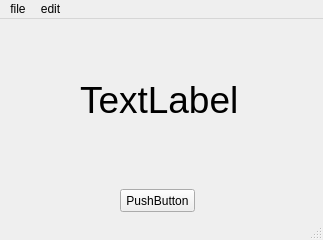
<?xml version="1.0" encoding="UTF-8"?>
<ui version="4.0">
 <class>MainWindow</class>
 <widget class="QMainWindow" name="MainWindow">
  <property name="geometry">
   <rect>
    <x>0</x>
    <y>0</y>
    <width>323</width>
    <height>240</height>
   </rect>
  </property>
  <property name="windowTitle">
   <string>MainWindow</string>
  </property>
  <widget class="QWidget" name="centralwidget">
   <widget class="QPushButton" name="Button1">
    <property name="geometry">
     <rect>
      <x>120</x>
      <y>170</y>
      <width>75</width>
      <height>23</height>
     </rect>
    </property>
    <property name="autoFillBackground">
     <bool>false</bool>
    </property>
    <property name="text">
     <string>PushButton</string>
    </property>
   </widget>
   <widget class="QLabel" name="label">
    <property name="geometry">
     <rect>
      <x>80</x>
      <y>50</y>
      <width>181</width>
      <height>61</height>
     </rect>
    </property>
    <property name="font">
     <font>
      <pointsize>28</pointsize>
     </font>
    </property>
    <property name="text">
     <string>TextLabel</string>
    </property>
   </widget>
  </widget>
  <widget class="QMenuBar" name="menubar">
   <property name="geometry">
    <rect>
     <x>0</x>
     <y>0</y>
     <width>323</width>
     <height>21</height>
    </rect>
   </property>
   <widget class="QMenu" name="menufile">
    <property name="title">
     <string>file</string>
    </property>
    <addaction name="actionNEW"/>
    <addaction name="actionOpen"/>
   </widget>
   <widget class="QMenu" name="menuedit">
    <property name="title">
     <string>edit</string>
    </property>
    <addaction name="actionCopy"/>
    <addaction name="actionPast"/>
   </widget>
   <addaction name="menufile"/>
   <addaction name="menuedit"/>
  </widget>
  <widget class="QStatusBar" name="statusbar"/>
  <action name="actionNEW">
   <property name="text">
    <string>NEW</string>
   </property>
   <property name="statusTip">
    <string>Create a new file</string>
   </property>
   <property name="shortcut">
    <string>Ctrl+N</string>
   </property>
  </action>
  <action name="actionOpen">
   <property name="text">
    <string>Open</string>
   </property>
   <property name="statusTip">
    <string>Open  a file</string>
   </property>
   <property name="shortcut">
    <string>Ctrl+O</string>
   </property>
  </action>
  <action name="actionCopy">
   <property name="text">
    <string>Copy</string>
   </property>
   <property name="statusTip">
    <string>Copy a file</string>
   </property>
   <property name="shortcut">
    <string>Ctrl+S</string>
   </property>
  </action>
  <action name="actionPast">
   <property name="text">
    <string>Past</string>
   </property>
   <property name="statusTip">
    <string>Paset something</string>
   </property>
   <property name="shortcut">
    <string>Ctrl+V</string>
   </property>
  </action>
 </widget>
 <resources/>
 <connections/>
</ui>
